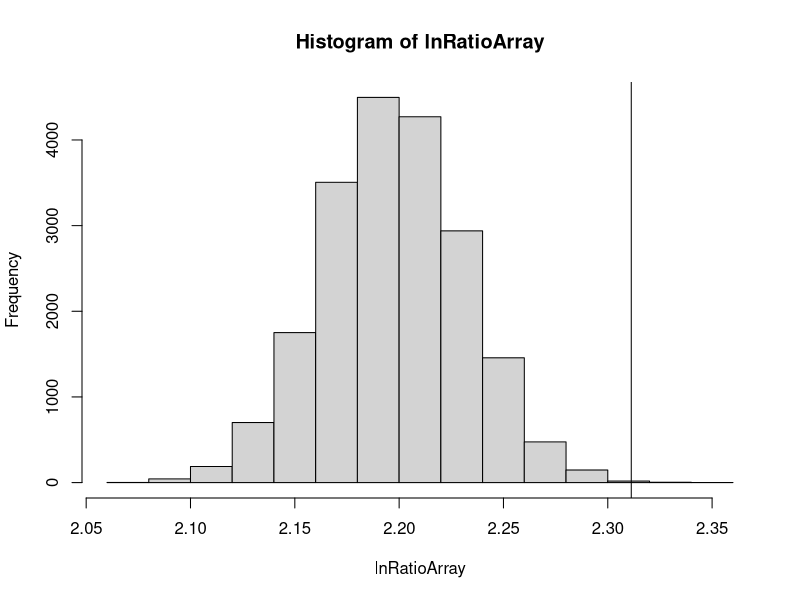
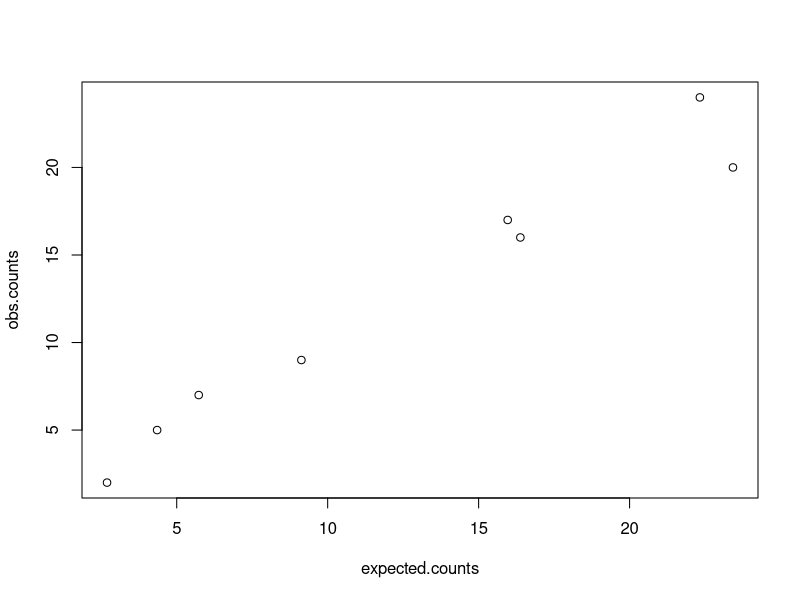

The R source for these figures, in order:
##########################################################
#Problem 2e - parametric bootstrap
samp1=c(2,7,3,2,4,6)
samp2=c(1,1,1,2,2,0,1,1)
samp3=c(2,4,3,0,2,4,1)
n=21

likelihood_null=function(one,two,three,n){
  return(log(sum(one,two,three)/n))
}

likelihood_alt=function(one,two,three,n){
  return(log(sum( mean(one), mean(two), mean(three))))
}

logLikeNull=likelihood_null(samp1, samp2, samp3, n)
logLikeAlt=likelihood_alt(samp1, samp2, samp3, n)

lnRatio=-2*(logLikeNull-logLikeAlt)

#PBLRT

pHatNull=sum(samp1, samp2, samp3)/n

lnRatioArray=c()
for(i in 1:20000){
  samp1Boot=rpois(length(samp1), pHatNull)
  samp2Boot=rpois(length(samp2), pHatNull)
  samp3Boot=rpois(length(samp3), pHatNull)

  logLikeNull=likelihood_null(samp1Boot, samp2Boot, samp3Boot, n)
  logLikeAlt=likelihood_alt(samp1Boot, samp2Boot, samp3Boot, n)
  lnRatioBoot=-2*(logLikeNull-logLikeAlt)
  lnRatioArray=c(lnRatioArray, lnRatioBoot)
}

hist(lnRatioArray)
abline(v=lnRatio)

############################################################
#Assignment 2 - 3d

#liklehood function for the estimate of lambda
negloglike.H1 <- function(guess, ntot, obs){
	  lambda=guess
		if(lambda<0){return(5000)}
		  else{
		    p1=exp(-lambda)
		    p2=(exp(-lambda)*lambda)
		    p3=((exp(-lambda)*lambda**2)/factorial(2))
		    p4=((exp(-lambda)*lambda**3)/factorial(3))
		    p5=((exp(-lambda)*lambda**4)/factorial(4))
		    p6=((exp(-lambda)*lambda**5)/factorial(5))
		    p7=((exp(-lambda)*lambda**6)/factorial(6))
		    p8=(1-sum(p1,p2,p3,p4,p5,p6,p7))
		    
		    pvec=c(p1,p2,p3,p4,p5,p6,p7,p8)
		    
		    negloglike <- -dmultinom(x=obs.counts, size=ntot, prob=pvec, log=TRUE)
		    
		  }
		return(negloglike)
		}
	


#Setup the observed data
y1=7
y2=16
y3=20
y4=24
y5=17
y6=9
y7=5
y8=2
obs.counts <- c(y1,y2,y3,y4,y5,y6,y7,y8)

#Set an initial guess for lambda
guess1 <- 0.5
#The number of quadrats
n=100
#Run optimize with the data and liklehood function.
#optimize() is just like optim(), but for when you only have 1 parameter to estimate
mlest = optimize(f=negloglike.H1, interval=0.001, ntot=n, obs=obs.counts, lower=0, upper=20)

#pull out the maximum likelood for lambda, and the log likelhood. 
#the log likelhood is negative from up above, so make it positive. 
lambdaMLE=mlest$minimum
lnMLE=mlest$objective*-1
print(lambdaMLE)
####################################################################
#Problem 3e, expected values
expected.counts=dpois(c(0,1,2,3,4,5,6), lambdaMLE) #Get probabilites for 1-6 trees/quadrat
expected.counts=c(expected.counts, 1-sum(expected.counts)) #Add on >= 7 trees
expected.counts=expected.counts*n #expected frequency

plot(obs.counts~expected.counts)

##################################################################################
#  3f, goodness of fit test

#The probabilites for a fully parameterized model
phats = obs.counts[-8]/n
phats = c(phats, 1-sum(phats)) #Add on >=7 trees

lnNullModel=dmultinom(x=obs.counts, size=n,prob=phats, log=TRUE)

Gsq= -2*(lnMLE - lnNullModel) #liklehood ratio. They are already ln, so we only need to subtract them. 
df=length(phats)-1-1   #number of parameters in fully parameterized model, minus 1 cause we don't estimate parameter 8, and minus 1 parameter from the lambda only model.
Gsq.crit <- qchisq(p=0.95,df)
pvalue <- 1-pchisq(Gsq,df)
print(pvalue)

###################################################################
#   3g

obs.counts=c(7,16,20,24,17,9,5,1,1) #number of counts for each type of quadrat
numTrees=0:8 #number of trees in each type of quadrat

meanX=sum(obs.counts*numTrees)/100 #Total number of trees / 100
print(meanX)

#########
#  3h
#
#Liklihood using neg binomial
negloglike_negbinomial.H1 <- function(guess, ntot, obs){
  lambda=guess
  if(lambda<0){return(5000)}
  else{
    #Probabilites for a neg binomial. 
    pvec=dnbinom(x=0:(length(obs)-2), size=ntot, mu=lambda)
    pvec=c(pvec, 1-sum(pvec))
    negloglike <- -dmultinom(x=obs.counts, size=ntot, prob=pvec, log=TRUE)
    
  }
  return(negloglike)
}

mlest = optimize(f=negloglike_negbinomial.H1, interval=0.001, ntot=n, obs=obs.counts, lower=0, upper=20)

#pull out the maximum likelood for lambda, and the log likelhood. 
#the log likelhood is negative from up above, so make it positive. 
lambdaMLE=mlest$minimum
lnMLE=mlest$objective*-1
print(lambdaMLE)

#The probabilites for a fully parameterized model
phats = obs.counts[-8]/n
phats = c(phats, 1-sum(phats)) #Add on >=7 trees

lnNullModel=dmultinom(x=obs.counts, size=n,prob=phats, log=TRUE)

Gsq= -2*(lnMLE - lnNullModel) #liklehood ratio. They are already ln, so we only need to subtract them. 
df=length(phats)-1-1   #number of parameters in fully parameterized model, minus 1 cause we don't estimate teh final, minus 1 from the lambda only model.
Gsq.crit <- qchisq(p=0.95,df)
pvalue <- 1-pchisq(Gsq,df)
print(pvalue)
